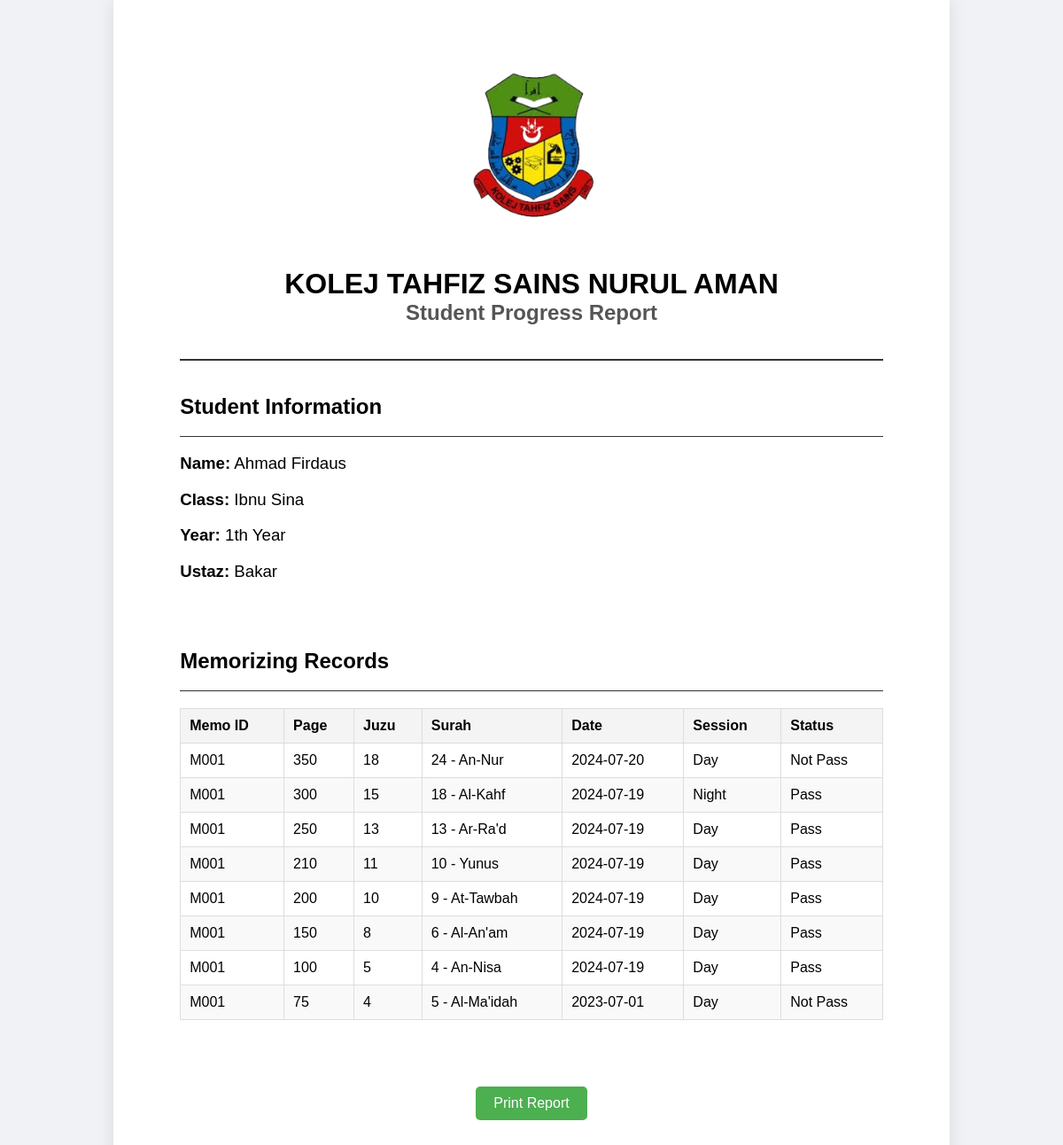
The app's page /studentReport.php (signed in) with its own data.
### tables this page shows
CREATE TABLE `memorizing_history` (
  `memoHistory_id` int NOT NULL,
  `memo_id` varchar(5) DEFAULT NULL,
  `page` int DEFAULT NULL,
  `juzu` int DEFAULT NULL,
  `surah` int DEFAULT NULL,
  `date` date DEFAULT NULL,
  `time` time DEFAULT NULL,
  `session` char(1) DEFAULT NULL,
  `status` char(1) DEFAULT NULL
);

### processDetails.php (called while the page is built, shortened)
<?php
function getSurahName($surah_number) {
    $surah_names = [
        1 => "Al-Fatihah", 2 => "Al-Baqarah", 3 => "Al-Imran", 4 => "An-Nisa", 5 => "Al-Ma'idah",
        6 => "Al-An'am", 7 => "Al-A'raf", 8 => "Al-Anfal", 9 => "At-Tawbah", 10 => "Yunus",
        11 => "Hud", 12 => "Yusuf", 13 => "Ar-Ra'd", 14 => "Ibrahim", 15 => "Al-Hijr",
        16 => "An-Nahl", 17 => "Al-Isra", 18 => "Al-Kahf", 19 => "Maryam", 20 => "Ta-Ha",
        21 => "Al-Anbiya", 22 => "Al-Hajj", 23 => "Al-Mu'minun", 24 => "An-Nur", 25 => "Al-Furqan",
        26 => "Ash-Shu'ara", 27 => "An-Naml", 28 => "Al-Qasas", 29 => "Al-Ankabut", 30 => "Ar-Rum",
        31 => "Luqman", 32 => "As-Sajda", 33 => "Al-Ahzab", 34 => "Saba", 35 => "Fatir",
        36 => "Ya-Sin", 37 => "As-Saffat", 38 => "Sad", 39 => "Az-Zumar", 40 => "Ghafir",
        41 => "Fussilat", 42 => "Ash-Shura", 43 => "Az-Zukhruf", 44 => "Ad-Dukhan", 45 => "Al-Jathiya",
        46 => "Al-Ahqaf", 47 => "Muhammad", 48 => "Al-Fath", 49 => "Al-Hujurat", 50 => "Qaf",
        51 => "Adh-Dhariyat", 52 => "At-Tur", 53 => "An-Najm", 54 => "Al-Qamar", 55 => "Ar-Rahman",
        56 => "Al-Waqi'a", 57 => "Al-Hadid", 58 => "Al-Mujadila", 59 => "Al-Hashr", 60 => "Al-Mumtahina",
        61 => "As-Saff", 62 => "Al-Jumu'a", 63 => "Al-Munafiqun", 64 => "At-Taghabun", 65 => "At-Talaq",
        66 => "At-Tahrim", 67 => "Al-Mulk", 68 => "Al-Qalam", 69 => "Al-Haqqa", 70 => "Al-Ma'arij",
        71 => "Nuh", 72 => "Al-Jinn", 73 => "Al-Muzzammil", 74 => "Al-Muddathir", 75 => "Al-Qiyama",
        76 => "Al-Insan", 77 => "Al-Mursalat", 78 => "An-Naba", 79 => "An-Nazi'at", 80 => "Abasa",
        81 => "At-Takwir", 82 => "Al-Infitar", 83 => "Al-Mutaffifin", 84 => "Al-Inshiqaq", 85 => "Al-Buruj",
        86 => "At-Tariq", 87 => "Al-A'la", 88 => "Al-Ghashiya", 89 => "Al-Fajr", 90 => "Al-Balad",
        91 => "Ash-Shams", 92 => "Al-Lail", 93 => "Ad-Duha", 94 => "Ash-Sharh", 95 => "At-Tin",
        96 => "Al-Alaq", 97 => "Al-Qadr", 98 => "Al-Bayyina", 99 => "Az-Zalzala", 100 => "Al-Adiyat",
        101 => "Al-Qari'a", 102 => "At-Takathur", 103 => "Al-Asr", 104 => "Al-Humaza", 105 => "Al-Fil",
        106 => "Quraish", 107 => "Al-Ma'un", 108 => "Al-Kawthar", 109 => "Al-Kafiroon", 110 => "An-Nasr",
        111 => "Al-Masad", 112 => "Al-Ikhlas", 113 => "Al-Falaq", 114 => "An-Nas"
    ];
    return isset($surah_names[$surah_number]) ? $surah_names[$surah_number] : "Unknown Surah";
}
function getStatusDescription($status) {
    $statuses = [
        'p' => 'Pass',
        'f' => 'Not Pass'
    ];
    return isset($statuses[$status]) ? $statuses[$status] : 'Unknown Status';
}
function getSessionDescription($session) {
    $sessions = [
        'd' => 'Day',
        'n' => 'Night'
    ];
    return isset($sessions[$session]) ? $sessions[$session] : 'Unknown Session';
}
?>

### studentReport.php (the view, shortened to what this page needs)
<?php
require_once "dbConnect.php";
require_once "processDetails.php";
$student_id = $_SESSION["id"];
$student_sql = "SELECT student_name, class.class_name, class.year, staff.staff_name FROM student
                INNER JOIN class ON student.class_id = class.class_id
                INNER JOIN memorizing_record ON student.student_id = memorizing_record.student_id
                INNER JOIN staff ON memorizing_record.staff_id = staff.staff_id
                WHERE student.student_id = ?
                LIMIT 1";
if ($stmt = mysqli_prepare($dbCon, $student_sql)) {
    mysqli_stmt_bind_param($stmt, "s", $student_id);
    if (mysqli_stmt_execute($stmt)) {
        mysqli_stmt_bind_result($stmt, $student_name, $class_name, $year, $ustaz_name);
    }
}
$records_sql = "SELECT mh.memo_id, mh.page, mh.juzu, mh.surah, mh.date, mh.session, mh.status
                FROM memorizing_history mh
                INNER JOIN memorizing_record mr ON mh.memo_id = mr.memo_id
                WHERE mr.student_id = ? ORDER BY mh.date DESC, mh.time DESC";
$records = [];
if ($stmt = mysqli_prepare($dbCon, $records_sql)) {
    mysqli_stmt_bind_param($stmt, "s", $student_id);
    if (mysqli_stmt_execute($stmt)) {
        mysqli_stmt_bind_result($stmt, $memo_id, $page, $juzu, $surah, $date, $session, $status);
        while (mysqli_stmt_fetch($stmt)) {
            $surah_name = getSurahName($surah);
            $session_desc = getSessionDescription($session);
            $status_desc = getStatusDescription($status);
            $records[] = [
                'memo_id' => $memo_id,
                'page' => $page,
                'juzu' => $juzu,
                'surah' => $surah,
                'surah_name' => $surah_name,
                'date' => $date,
                'session' => $session_desc,
                'status' => $status_desc
            ];
        }
    }
}
?>
<!DOCTYPE html>
<html lang="en">
<head>
    <link rel="stylesheet" href="css/studentReport.css">
</head>
<body>
    <div class="report-container">
        <header>
            <div class="header-content">
                <img src="image/ktsna logo.png" alt="KTSNA Logo">
                <h1>KOLEJ TAHFIZ SAINS NURUL AMAN</h1>
                <h2>Student Progress Report</h2>
            </div>
        </header>
        <section class="student-info">
            <h3>Student Information</h3>
            <p><strong>Name:</strong> <?php echo htmlspecialchars($student_name); ?></p>
            <p><strong>Class:</strong> <?php echo htmlspecialchars($class_name); ?></p>
            <p><strong>Year:</strong> <?php echo htmlspecialchars($year); ?>th Year</p>
            <p><strong>Ustaz:</strong> <?php echo htmlspecialchars($ustaz_name); ?></p>
        </section>
        <section class="memorizing-records">
            <h3>Memorizing Records</h3>
            <?php if (!empty($records)): ?>
                <table>
                    <thead>
                        <tr>
                            <th>Memo ID</th>
                            <th>Page</th>
                            <th>Juzu</th>
                            <th>Surah</th>
                            <th>Date</th>
                            <th>Session</th>
                            <th>Status</th>
                        </tr>
                    </thead>
                    <tbody>
                        <?php foreach ($records as $record): ?>
                            <tr>
                                <td><?php echo htmlspecialchars($record['memo_id']); ?></td>
                                <td><?php echo htmlspecialchars($record['page']); ?></td>
                                <td><?php echo htmlspecialchars($record['juzu']); ?></td>
                                <td><?php echo htmlspecialchars($record['surah']); ?> - <?php echo htmlspecialchars($record['surah_name']); ?></td>
                                <td><?php echo htmlspecialchars($record['date']); ?></td>
                                <td><?php echo htmlspecialchars($record['session']); ?></td>
                                <td><?php echo htmlspecialchars($record['status']); ?></td>
                            </tr>
                        <?php endforeach; ?>
                    </tbody>
                </table>
            <?php else: ?>
                <p>No records found</p>
            <?php endif; ?>
        </section>
        <div class="print-button-container">
            <button onclick="window.print()">Print Report</button>
        </div>
    </div>
</body>
</html>

### css/studentReport.css (style rules this page uses)
body { font-family: Arial, sans-serif; margin: 0; padding: 0; background-color: #f0f2f5; }
.report-container { width: 210mm; height: auto; margin: auto; background-color: #fff; padding: 20mm; box-shadow: 0 0 5mm rgba(0, 0, 0, 0.1); page-break-after: always; }
header { text-align: center; border-bottom: 2px solid #333; padding-bottom: 10mm; margin-bottom: 10mm; }
header .header-content { display: flex; flex-direction: column; align-items: center; }
header img { width: 50mm; height: 50mm; margin-bottom: 10mm; }
header h1, header h2 { margin: 0; }
header h1 { font-size: 24pt; }
header h2 { font-size: 18pt; color: #555; }
.student-info, .memorizing-records { margin-bottom: 20mm; }
.student-info h3, .memorizing-records h3 { font-size: 18pt; border-bottom: 1px solid #333; padding-bottom: 5mm; margin-bottom: 5mm; }
.student-info p { font-size: 14pt; margin: 5mm 0; }
table { width: 100%; border-collapse: collapse; }
table, th, td { border: 1px solid #ddd; }
th, td { padding: 10px; text-align: left; }
th { background-color: #f4f4f4; }
tbody tr:nth-child(even) { background-color: #f9f9f9; }
.print-button-container { text-align: center; margin-top: 20mm; }
.print-button-container button { padding: 10px 20px; font-size: 16px; background-color: #4CAF50; color: #fff; border: none; cursor: pointer; border-radius: 5px; }

### records on screen
memorizing_history: memo "M001", page "350", juzu "18", surah "24", surah_name "An-Nur", date "2024-07-20", session "Day", status "Not Pass"
memorizing_history: memo "M001", page "300", juzu "15", surah "18", surah_name "Al-Kahf", date "2024-07-19", session "Night", status "Pass"
memorizing_history: memo "M001", page "250", juzu "13", surah "13", surah_name "Ar-Ra'd", date "2024-07-19", session "Day", status "Pass"
memorizing_history: memo "M001", page "210", juzu "11", surah "10", surah_name "Yunus", date "2024-07-19", session "Day", status "Pass"
memorizing_history: memo "M001", page "200", juzu "10", surah "9", surah_name "At-Tawbah", date "2024-07-19", session "Day", status "Pass"
memorizing_history: memo "M001", page "150", juzu "8", surah "6", surah_name "Al-An'am", date "2024-07-19", session "Day", status "Pass"
memorizing_history: memo "M001", page "100", juzu "5", surah "4", surah_name "An-Nisa", date "2024-07-19", session "Day", status "Pass"
memorizing_history: memo "M001", page "75", juzu "4", surah "5", surah_name "Al-Ma'idah", date "2023-07-01", session "Day", status "Not Pass"

### other values on screen
$student_name "Ahmad Firdaus"
$class_name "Ibnu Sina"
$year "1"
$ustaz_name "Bakar"
